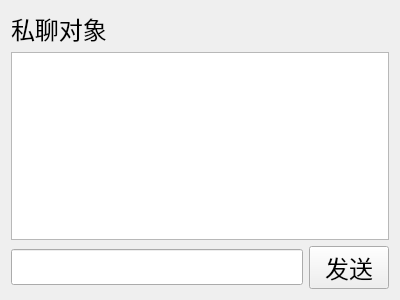
<?xml version="1.0" encoding="UTF-8"?>
<ui version="4.0">
 <class>privateChatWid</class>
 <widget class="QWidget" name="privateChatWid">
  <property name="geometry">
   <rect>
    <x>0</x>
    <y>0</y>
    <width>400</width>
    <height>300</height>
   </rect>
  </property>
  <property name="windowTitle">
   <string>Form</string>
  </property>
  <layout class="QVBoxLayout" name="verticalLayout_2">
   <item>
    <layout class="QVBoxLayout" name="verticalLayout">
     <item>
      <widget class="QLabel" name="priChatName_l">
       <property name="font">
        <font>
         <pointsize>18</pointsize>
        </font>
       </property>
       <property name="text">
        <string>私聊对象</string>
       </property>
      </widget>
     </item>
     <item>
      <widget class="QTextEdit" name="showMsg_te">
       <property name="font">
        <font>
         <pointsize>18</pointsize>
        </font>
       </property>
      </widget>
     </item>
     <item>
      <layout class="QHBoxLayout" name="horizontalLayout">
       <item>
        <widget class="QLineEdit" name="inputMsg_le">
         <property name="font">
          <font>
           <pointsize>18</pointsize>
          </font>
         </property>
        </widget>
       </item>
       <item>
        <widget class="QPushButton" name="sendMsg_pb">
         <property name="font">
          <font>
           <pointsize>18</pointsize>
          </font>
         </property>
         <property name="text">
          <string>发送</string>
         </property>
        </widget>
       </item>
      </layout>
     </item>
    </layout>
   </item>
  </layout>
 </widget>
 <resources/>
 <connections/>
</ui>
